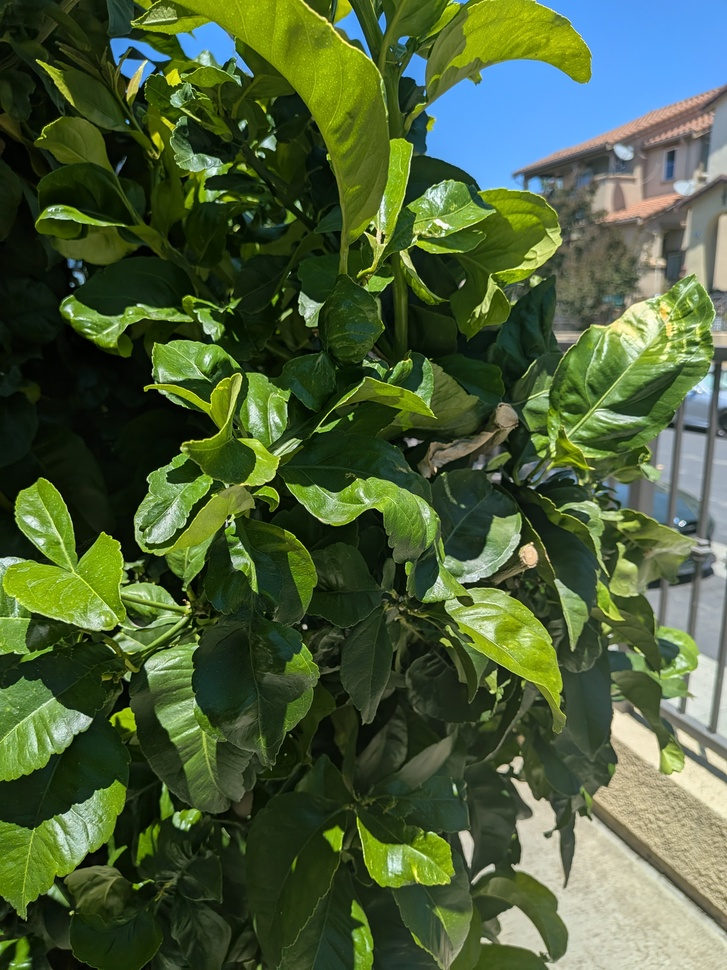
#> input picture data/drone_imagery/test/healthy_image.jpg, 727 x 970 px, shrunk from 3000 x 4000 before the run, found by its file name
$ python rgb_health.py
#> lines starting #> are read from the running program, lines starting #| are printed output that depends on the picture
"""
RGB vegetation health scoring for drone imagery.

Two independent per-cell indices:
  HSV ratio  — green / (green + 0.5*yellow + brown + 1)
  VARI       — (G-R)/(G+R-B+1e-10), Gitelson et al. 2002, normalised to 0-1

Combined score = average of both. Cells are classified into four tiers.
"""

import os
from datetime import datetime

import matplotlib
matplotlib.use('Agg')
import matplotlib.pyplot as plt
import cv2
import numpy as np

# ---------------------------------------------------------------------------
# Tier system
# ---------------------------------------------------------------------------
TIER_HEALTHY  = 'Healthy'
TIER_MONITOR  = 'Monitor'
TIER_STRESSED = 'Action Needed'
TIER_CRITICAL = 'Critical'

# BGR colours used by stitch_grid for cell borders
TIER_COLORS_BGR = {
    TIER_HEALTHY:  (0,  180,  0),    # green
    TIER_MONITOR:  (0,  200, 230),   # yellow
    TIER_STRESSED: (0,  140, 255),   # orange
    TIER_CRITICAL: (0,    0, 220),   # red
}

_TIER_PLOT_COLORS = {
    TIER_HEALTHY:  'darkgreen',
    TIER_MONITOR:  'goldenrod',
    TIER_STRESSED: 'darkorange',
    TIER_CRITICAL: 'darkred',
}

_RECOMMENDATIONS = {
    TIER_HEALTHY:  'No intervention required',
    TIER_MONITOR:  'Schedule visual inspection within 2 weeks',
    TIER_STRESSED: 'Prioritize irrigation and inspect for pests or disease within 1 week',
    TIER_CRITICAL: (
        'Immediate intervention required — likely plant loss without action within 48 hours'
    ),
}


def classify_tier(score):
    if score >= 0.65: return TIER_HEALTHY
    if score >= 0.40: return TIER_MONITOR
    if score >= 0.20: return TIER_STRESSED
    return TIER_CRITICAL


def get_recommendation(tier):
    return _RECOMMENDATIONS[tier]


# ---------------------------------------------------------------------------
# Cell-level scoring
# ---------------------------------------------------------------------------

def rgb_cell_score(hsv_cell):
    """Green/yellow/brown HSV ratio. Yellow weighted as half as bad as brown."""
    h, s, v = hsv_cell[:, :, 0], hsv_cell[:, :, 1], hsv_cell[:, :, 2]

    not_shadow = v > 30
    not_sky    = ~((h > 90) & (h < 130) & (s > 50))
    valid      = not_shadow & not_sky

    green_mask  = (h >= 35) & (h <= 85) & (s > 80)  & valid
    yellow_mask = (h >= 20) & (h <  35) & (s > 100) & (v > 100) & valid
    brown_mask  = (h >= 10) & (h <  35) & valid & ~yellow_mask

    green  = int(np.sum(green_mask))
    yellow = int(np.sum(yellow_mask))
    brown  = int(np.sum(brown_mask))

    return green / (green + yellow * 0.5 + brown + 1)


def vari_score(bgr_cell):
    """VARI normalised to 0-1. Clips raw VARI to [-0.2, 0.6] before rescaling."""
    f = bgr_cell.astype(float) / 255.0
    B = f[:, :, 0].mean()
    G = f[:, :, 1].mean()
    R = f[:, :, 2].mean()
    raw  = (G - R) / (G + R - B + 1e-10)
    return float((np.clip(raw, -0.2, 0.6) + 0.2) / 0.8)


def combined_cell_score(hsv_cell, bgr_cell):
    """Average of HSV ratio score and normalised VARI."""
    return (rgb_cell_score(hsv_cell) + vari_score(bgr_cell)) / 2.0


# ---------------------------------------------------------------------------
# Health report
# ---------------------------------------------------------------------------

def generate_health_report(scores, tiers, label, out_path):
    """Write a plain-text health report alongside the grid image."""
    n_rows, n_cols = scores.shape
    total = n_rows * n_cols

    counts = {t: 0 for t in [TIER_HEALTHY, TIER_MONITOR, TIER_STRESSED, TIER_CRITICAL]}
    for row in tiers:
        for t in row:
            counts[t] += 1

    overall   = float(np.mean(scores))
    timestamp = datetime.now().strftime('%Y-%m-%d %H:%M')

    sep = '=========================================='
    lines = [
        sep,
        'LEAF GUARDIAN HEALTH REPORT',
        f'Site: {label}',
        f'Date: {timestamp}',
        f'Grid: {n_rows}x{n_cols} ({total} zones analyzed)',
        sep,
        'SUMMARY',
        f'Healthy zones:       {counts[TIER_HEALTHY]:>3}  ({counts[TIER_HEALTHY]/total*100:.0f}%)',
        f'Monitor zones:       {counts[TIER_MONITOR]:>3}  ({counts[TIER_MONITOR]/total*100:.0f}%)',
        f'Action Needed zones: {counts[TIER_STRESSED]:>3}  ({counts[TIER_STRESSED]/total*100:.0f}%)',
        f'Critical zones:      {counts[TIER_CRITICAL]:>3}  ({counts[TIER_CRITICAL]/total*100:.0f}%)',
        f'Overall site health score: {overall:.2f} / 1.00',
        sep,
        'PRIORITY ZONES REQUIRING ATTENTION',
    ]

    flagged = [
        f'  Zone ({i+1},{j+1}): {tiers[i][j].upper()} — {get_recommendation(tiers[i][j])}'
        for i in range(n_rows)
        for j in range(n_cols)
        if tiers[i][j] in (TIER_STRESSED, TIER_CRITICAL)
    ]
    lines += flagged if flagged else ['  None — all zones Healthy or Monitor.']

    lines += [
        sep,
        'METHODOLOGY NOTE',
        'Health scores computed using two independent RGB indices: green/yellow/brown',
        'pixel ratio (HSV-based) and VARI (Visible Atmospherically Resistant Index,',
        'Gitelson et al. 2002). Scores represent visible-light health proxies only.',
        'NDVI camera recommended for confirmation of stressed zones.',
        sep,
    ]

    out_dir = os.path.dirname(out_path)
    if out_dir:
        os.makedirs(out_dir, exist_ok=True)
    with open(out_path, 'w', encoding='utf-8') as fh:
        fh.write('\n'.join(lines) + '\n')
    print(f'  Health report -> {out_path}')


# ---------------------------------------------------------------------------
# Standalone grid analysis (single image)
# ---------------------------------------------------------------------------

def rgb_health_grid(image_path, grid_size=4, label='test'):
#> called with grid_size = 6, label = 'healthy'
    img = cv2.imread(image_path)
#> img is the input picture: shape (970, 727, 3); mean B, G, R 58.8, 95.4, 76.2
    if img is None:
        raise FileNotFoundError(f'Cannot read image: {image_path}')

    hsv           = cv2.cvtColor(img, cv2.COLOR_BGR2HSV)
#> hsv: shape (970, 727, 3); mean H, S, V 49.5, 141.7, 100.4
    h_img, w_img  = img.shape[:2]
#> h_img = 970; w_img = 727
    cell_h, cell_w = h_img // grid_size, w_img // grid_size
#> cell_h = 161; cell_w = 121

    scores = np.zeros((grid_size, grid_size))
    tiers  = [[None] * grid_size for _ in range(grid_size)]

    for i in range(grid_size):
        for j in range(grid_size):
            y0, x0       = i * cell_h, j * cell_w
            hsv_cell     = hsv[y0:y0+cell_h, x0:x0+cell_w]
            bgr_cell     = img[y0:y0+cell_h, x0:x0+cell_w]
            scores[i, j] = combined_cell_score(hsv_cell, bgr_cell)
            tiers[i][j]  = classify_tier(scores[i, j])
#> hsv_cell: shape (161, 121, 3); mean H, S, V 27.2, 49.4, 187.4
#> after the loop, scores = [[0.72, 0.749, 0.691, 0.795, 0.618, 0.5], [0.775, 0.775, 0.783, 0.734, 0.542, 0.202], [0.82, 0.745, 0.781, 0.714, 0.698, 0.673], [0.725, 0.728, 0.768, 0.734, 0.685, 0.66], [0.775, 0.75, 0.759, 0.723, 0.652, 0.336], [0.742, 0.772, 0.767, 0.707, 0.333, 0.113]]; tiers = 6 items

    # --- Figure ---
    masked = np.ma.masked_equal(scores, 0)
    cmap   = plt.cm.RdYlGn.copy()
    cmap.set_bad(color='black')

    _, ax = plt.subplots(figsize=(7, 7))
    im = ax.imshow(masked, cmap=cmap, vmin=0, vmax=1)
    plt.colorbar(im, ax=ax, label='Health Score (0-1)')
    ax.set_title(f'RGB Grid Health Map — {label} ({grid_size}x{grid_size})')

    for i in range(grid_size):
        for j in range(grid_size):
            t = tiers[i][j]
            ax.text(j, i - 0.12, f'{scores[i, j]:.2f}',
                    ha='center', va='center', fontsize=9, color='black')
            ax.text(j, i + 0.22, t,
                    ha='center', va='center', fontsize=6,
                    color=_TIER_PLOT_COLORS[t], fontweight='bold')
            ax.add_patch(plt.Rectangle(
                (j - 0.5, i - 0.5), 1, 1,
                linewidth=2, edgecolor=_TIER_PLOT_COLORS[t], facecolor='none',
            ))

    out_png = f'data/drone_imagery/rgb_grid_{label}.png'
    out_txt = f'data/drone_imagery/health_report_{label}.txt'
    os.makedirs('data/drone_imagery', exist_ok=True)
    plt.savefig(out_png, dpi=150, bbox_inches='tight')
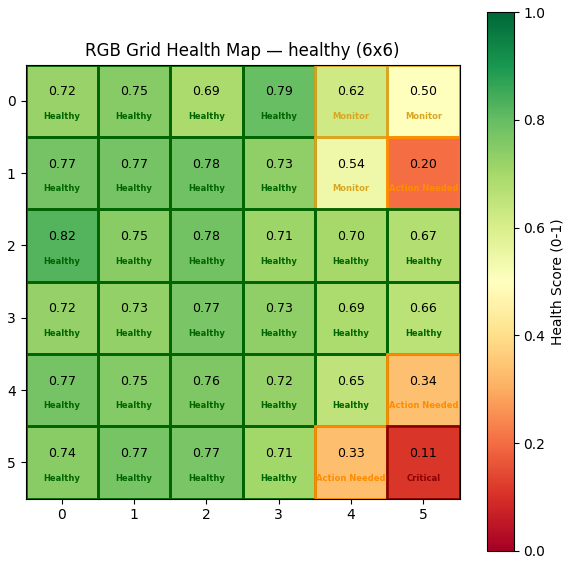
#> figure drawn by matplotlib, 2 panels
    plt.close()
    print(f'  Grid image    -> {out_png}')

    generate_health_report(scores, tiers, label, out_txt)
#> the loop in generate_health_report, `for row in tiers:` made 6 passes
#> after the loop in generate_health_report, `for row in tiers:`: counts = {'Healthy': 29, 'Monitor': 3, 'Action Needed': 3, 'Critical': 1}
#> in generate_health_report, `overall   = float(np.mean(scores))`: overall = 0.668
#> in generate_health_report, `flagged = [ f'  Zone ({i+1},{j+1}): {tiers[i][j].upper()} — {get_recom..`: flagged = 4 items
#> in generate_health_report, `lines += flagged if flagged else ['  None — all zones Healthy or Monit..`: lines = 18 items
    return scores


if __name__ == '__main__':
    rgb_health_grid('data/drone_imagery/test/healthy_image.jpg', grid_size=6, label='healthy')
